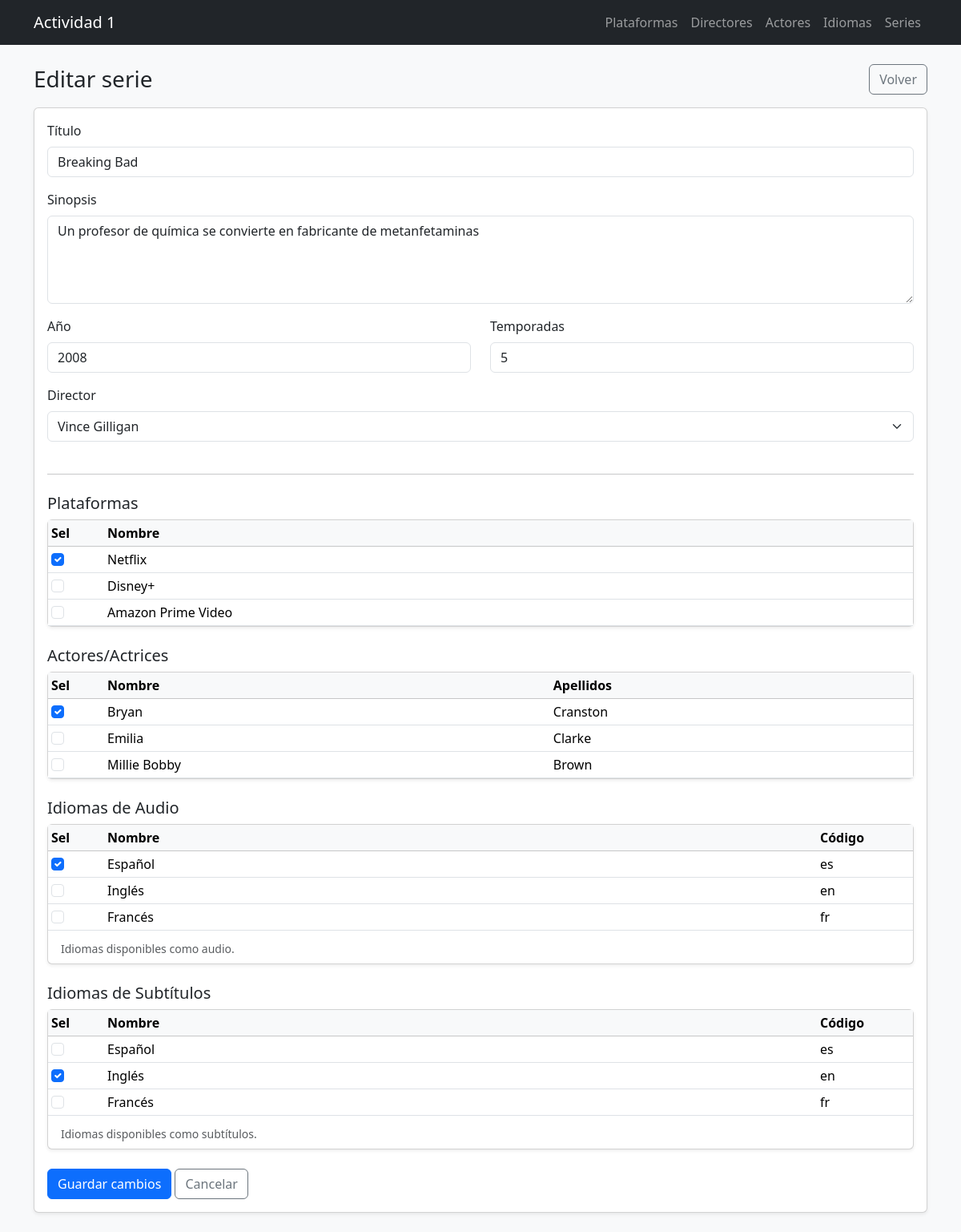
Page /views/series/edit.php?id=1 on the committed database.
### tables this page shows
CREATE TABLE series (
  id INT UNSIGNED AUTO_INCREMENT PRIMARY KEY,
  titulo VARCHAR(150) NOT NULL,
  sinopsis TEXT NULL,
  anio INT NULL,
  temporadas INT NULL,
  director_id INT UNSIGNED NULL,
  created_at DATETIME NOT NULL DEFAULT CURRENT_TIMESTAMP,
  updated_at DATETIME NULL DEFAULT NULL ON UPDATE CURRENT_TIMESTAMP,
  CONSTRAINT fk_series_director
    FOREIGN KEY (director_id) REFERENCES directores(id)
    ON DELETE SET NULL
    ON UPDATE CASCADE
);

CREATE TABLE directores (
  id INT UNSIGNED AUTO_INCREMENT PRIMARY KEY,
  nombre VARCHAR(100) NOT NULL,
  apellidos VARCHAR(120) NOT NULL,
  fecha_nacimiento DATE NULL,
  nacionalidad VARCHAR(100) NULL,
  created_at DATETIME NOT NULL DEFAULT CURRENT_TIMESTAMP,
  updated_at DATETIME NULL DEFAULT NULL ON UPDATE CURRENT_TIMESTAMP
);

CREATE TABLE plataformas (
  id INT UNSIGNED AUTO_INCREMENT PRIMARY KEY,
  nombre VARCHAR(100) NOT NULL,
  descripcion VARCHAR(255) NULL,
  url VARCHAR(255) NULL,
  activo TINYINT(1) NOT NULL DEFAULT 1,
  created_at DATETIME NOT NULL DEFAULT CURRENT_TIMESTAMP,
  updated_at DATETIME NULL DEFAULT NULL ON UPDATE CURRENT_TIMESTAMP,
  UNIQUE KEY uq_plataformas_nombre (nombre)
);

CREATE TABLE actores (
  id INT UNSIGNED AUTO_INCREMENT PRIMARY KEY,
  nombre VARCHAR(100) NOT NULL,
  apellidos VARCHAR(120) NOT NULL,
  fecha_nacimiento DATE NULL,
  nacionalidad VARCHAR(100) NULL,
  created_at DATETIME NOT NULL DEFAULT CURRENT_TIMESTAMP,
  updated_at DATETIME NULL DEFAULT NULL ON UPDATE CURRENT_TIMESTAMP
);

CREATE TABLE idiomas (
  id INT UNSIGNED AUTO_INCREMENT PRIMARY KEY,
  nombre VARCHAR(80) NOT NULL,
  codigo VARCHAR(10) NOT NULL,
  created_at DATETIME NOT NULL DEFAULT CURRENT_TIMESTAMP,
  updated_at DATETIME NULL DEFAULT NULL ON UPDATE CURRENT_TIMESTAMP,
  UNIQUE KEY uq_idiomas_codigo (codigo),
  UNIQUE KEY uq_idiomas_nombre (nombre)
);

### views/series/edit.php (the view, shortened to what the rows shown need)
<?php
require_once __DIR__ . "/../../controllers/SerieController.php";
$controller = new SerieController();
$id = (int)$_GET["id"];
$serie = $controller->getSerie($id);
$plataformas = $controller->listPlataformas();
$actores = $controller->listActores();
$idiomas = $controller->listIdiomas();
$directores = $controller->listDirectores();
function isChecked(array $selectedIds, int $id): string {
    return in_array($id, $selectedIds, true) ? "checked" : "";
}
$directorId = $serie["director_id"] ?? "";
$selectedPlataformas = $controller->getPlataformaIdsBySerie($id);
$selectedActores     = $controller->getActorIdsBySerie($id);
$selectedAudio       = $controller->getAudioIdiomaIdsBySerie($id);
$selectedSub         = $controller->getSubIdiomaIdsBySerie($id);
require_once __DIR__ . "/../partials/header.php";
?>
<div class="d-flex justify-content-between align-items-center mb-3">
  <div>
    <h1 class="h3 mb-0">Editar serie</h1>
  </div>
</div>
<div class="card shadow-sm">
  <div class="card-body">
    <form method="post" action="">
      <div class="row">
        <div class="mb-3">
  <label class="form-label">Director</label>
  <select class="form-select" name="director_id">
    <?php foreach ($directores as $d): ?>
      <?php $did = (int)$d->getId(); ?>
      <option value="<?= $did ?>" <?= ((string)$did === (string)$directorId) ? "selected" : "" ?>>
        <?= htmlspecialchars(trim($d->getNombre() . " " . $d->getApellidos())) ?>
      </option>
    <?php endforeach; ?>
  </select>
</div>
      </div>
      <div class="card shadow-sm mb-4">
        <div class="table-responsive">
          <table class="table table-sm table-hover mb-0 align-middle">
            <thead class="table-light">
              <tr>
                <th style="width:70px;">Sel</th>
                <th>Nombre</th>
              </tr>
            </thead>
            <tbody>
              <?php foreach ($plataformas as $p): $pid = (int)$p->getId(); ?>
                <tr>
                  <td>
                    <input class="form-check-input" type="checkbox"
                           name="plataformas[]" value="<?= $pid ?>"
                           <?= isChecked($selectedPlataformas, $pid) ?>>
                  </td>
                  <td><?= htmlspecialchars($p->getNombre()) ?></td>
                </tr>
              <?php endforeach; ?>
            </tbody>
          </table>
        </div>
      </div>
      <div class="card shadow-sm mb-4">
        <div class="table-responsive">
          <table class="table table-sm table-hover mb-0 align-middle">
            <thead class="table-light">
              <tr>
                <th style="width:70px;">Sel</th>
                <th>Nombre</th>
                <th>Apellidos</th>
              </tr>
            </thead>
            <tbody>
              <?php foreach ($actores as $a): $aid = (int)$a->getId(); ?>
                <tr>
                  <td>
                    <input class="form-check-input" type="checkbox"
                           name="actores[]" value="<?= $aid ?>"
                           <?= isChecked($selectedActores, $aid) ?>>
                  </td>
                  <td><?= htmlspecialchars($a->getNombre()) ?></td>
                  <td><?= htmlspecialchars($a->getApellidos()) ?></td>
                </tr>
              <?php endforeach; ?>
            </tbody>
          </table>
        </div>
      </div>
      <div class="card shadow-sm mb-4">
        <div class="table-responsive">
          <table class="table table-sm table-hover mb-0 align-middle">
            <thead class="table-light">
              <tr>
                <th style="width:70px;">Sel</th>
                <th>Nombre</th>
                <th style="width:120px;">Código</th>
              </tr>
            </thead>
            <tbody>
              <?php foreach ($idiomas as $i): $iid = (int)$i->getId(); ?>
                <tr>
                  <td>
                    <input class="form-check-input" type="checkbox"
                           name="idiomas_audio[]" value="<?= $iid ?>"
                           <?= isChecked($selectedAudio, $iid) ?>>
                  </td>
                  <td><?= htmlspecialchars($i->getNombre()) ?></td>
                  <td><?= htmlspecialchars($i->getCodigo()) ?></td>
                </tr>
              <?php endforeach; ?>
            </tbody>
          </table>
        </div>
      </div>
      <div class="card shadow-sm mb-4">
        <div class="table-responsive">
          <table class="table table-sm table-hover mb-0 align-middle">
            <thead class="table-light">
              <tr>
                <th style="width:70px;">Sel</th>
                <th>Nombre</th>
                <th style="width:120px;">Código</th>
              </tr>
            </thead>
            <tbody>
              <?php foreach ($idiomas as $i): $iid = (int)$i->getId(); ?>
                <tr>
                  <td>
                    <input class="form-check-input" type="checkbox"
                           name="idiomas_sub[]" value="<?= $iid ?>"
                           <?= isChecked($selectedSub, $iid) ?>>
                  </td>
                  <td><?= htmlspecialchars($i->getNombre()) ?></td>
                  <td><?= htmlspecialchars($i->getCodigo()) ?></td>
                </tr>
              <?php endforeach; ?>
            </tbody>
          </table>
        </div>
      </div>
    </form>
  </div>
</div>
<?php require_once __DIR__ . "/../partials/footer.php"; ?>

### rows in the picture
series: director_id "Vince Gilligan"
plataformas: nombre "Netflix"
plataformas: nombre "Disney+"
plataformas: nombre "Amazon Prime Video"
actores: nombre "Bryan", apellidos "Cranston"
actores: nombre "Emilia", apellidos "Clarke"
actores: nombre "Millie Bobby", apellidos "Brown"
idiomas: nombre "Español", codigo "es"
idiomas: nombre "Inglés", codigo "en"
idiomas: nombre "Francés", codigo "fr"
